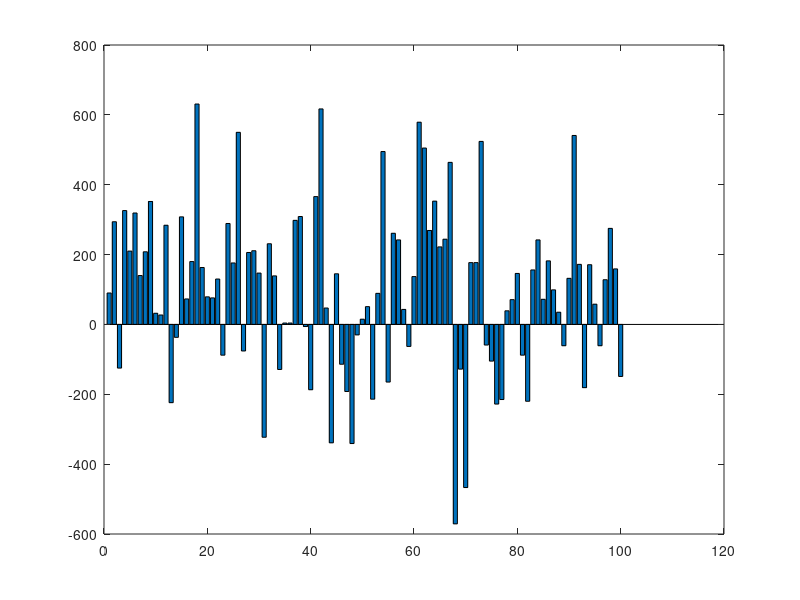
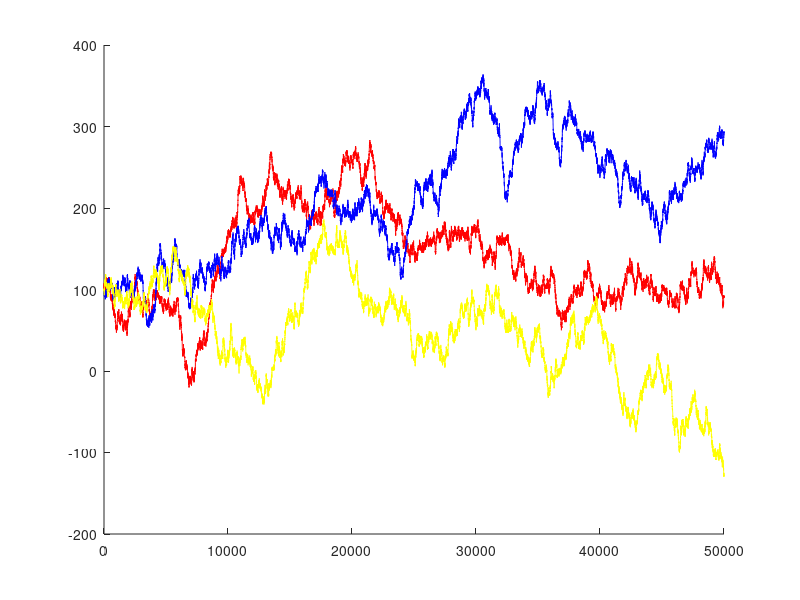

The MATLAB source for these figures, in order:
player_number = 100;
initial_mony = 100;
round_number = 50000;

player_mony = initial_mony * ones(player_number, 1);
share_idx = [1:player_number]';
player_idx = [1:player_number]';
player_time = zeros(player_number, round_number);

for i = 1:round_number
  player_mony = player_mony - 1;
  mony_to_tmp = randi(player_number-1, player_number, 1);
  mony_to = mony_to_tmp + ((mony_to_tmp - player_idx) >= 0);
  mony_col = histc(mony_to, player_idx);
  player_mony = player_mony + mony_col;
  player_time(:, i) = player_mony;
end

bar(player_idx, player_mony);

color_list = ['r', 'b', 'y'];
figure;
for i = 1:3
  hold on, plot ([1:round_number], player_time(i, :), color_list(i) )
end
